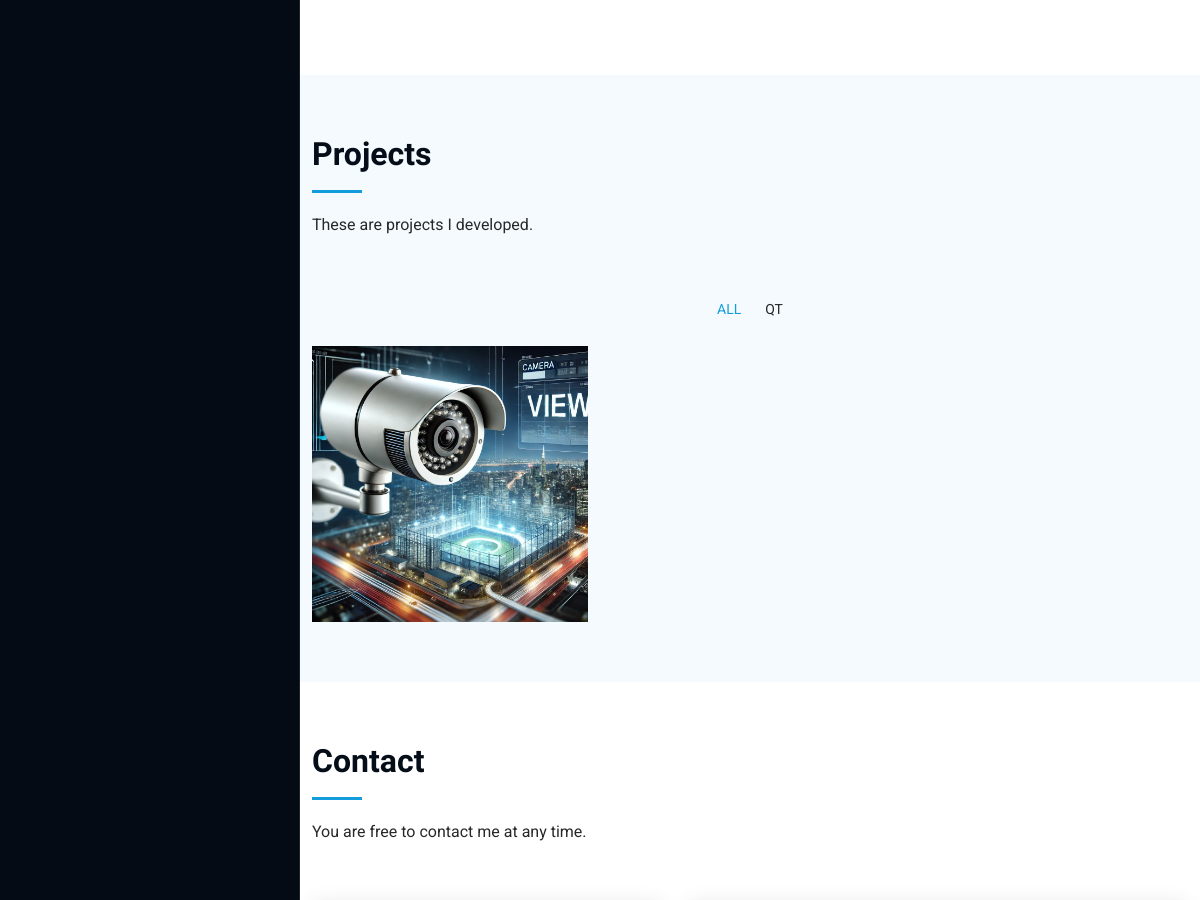
The app's page / (middle part), older data.
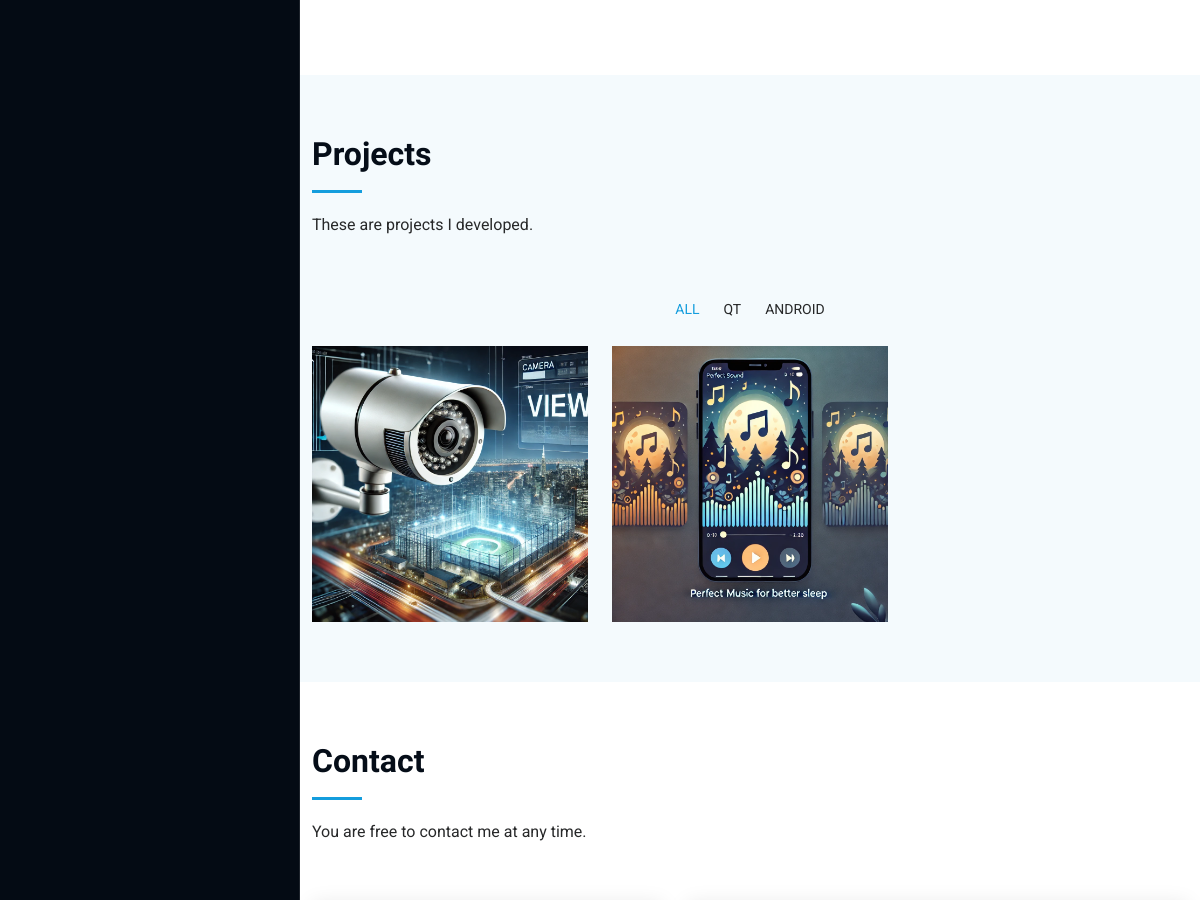
The same page, newer data.
### MainApp/models.py (models this page shows, shortened)
class Project(models.Model):
    profile = models.ForeignKey('Profile', on_delete=models.CASCADE, related_name='project', null=True)
    type = models.CharField(max_length=100, null=True)
    title = models.CharField(max_length=100)
    summary = models.TextField()
    image = models.ImageField(upload_to='profiles/')
    github_url = models.URLField()

### MainApp/views.py (the view, shortened to what this page needs)
# urls.py: path('', views.index, name = 'index'),
def index(request):
    profile = Profile.objects.all()[0]
    ipaddress = request.META['REMOTE_ADDR']
    print(ipaddress)
    logs = AccessLog.objects.filter(ipaddress=ipaddress)
    if logs:
        log = logs[0]
        log.count += 1
        log.save()
    else:
        log = AccessLog()
        log.ipaddress = ipaddress
        log.count = 1
        log.save()
    return render(request, 'main/index.html', {'profile': profile})

### MainApp/models.py (called while the page is built)
    def get_full_name(self):
        return self.first_name + " " + self.last_name

### MainApp/templatetags/main_tags.py (called while the page is built)
@register.simple_tag
def calculate_age(birthdate):
    today = datetime.today()
    age = today.year - birthdate.year
    if today.month < birthdate.month or (today.month == birthdate.month and today.day < birthdate.day):
        age -= 1
    return age

@register.simple_tag
def get_degree(profile: Profile):
    educations = profile.education.all()
    if educations:
        return educations[0].degree
    return "None"

@register.simple_tag
def get_skill_left_panel(profile: Profile):
    skills = profile.skill.all().order_by('value').reverse()
    ret = []
    if skills:
        for i in range(0, skills.count(), 2):
            ret.append(skills[i])
    return ret

@register.simple_tag
def get_skill_right_panel(profile: Profile):
    skills = profile.skill.all().order_by('value').reverse()
    ret = []
    if skills:
        for i in range(1, skills.count(), 2):
            ret.append(skills[i])
    return ret

@register.simple_tag
def get_filters(profile: Profile):
    return profile.project.values('type').distinct()

### templates/main/index.html (shortened to what this page needs)
{% extends 'base.html' %}
{% load static %}
{% load main_tags %}
{% block main %}
                    {% get_skill_left_panel profile as left_skills %}
                    {% get_skill_right_panel profile as right_skills %}
    <section id="resume" class="resume section">
        <div class="container">
            <div class="row">
                <div class="col-lg-6" data-aos="fade-up" data-aos-delay="100">
                </div>
                <div class="col-lg-6" data-aos="fade-up" data-aos-delay="200">
                </div>
            </div>
        </div>
    </section>
    <section id="my_projects" class="portfolio section light-background">
        <div class="container section-title" data-aos="fade-up">
            <h2>Projects</h2>
            <p>These are projects I developed.</p>
        </div>
        <div class="container">
            <div class="isotope-layout" data-default-filter="*" data-layout="masonry" data-sort="original-order">
                <ul class="portfolio-filters isotope-filters" data-aos="fade-up" data-aos-delay="100">
                    <li data-filter="*" class="filter-active">All</li>
                    {% get_filters profile as filters %}
                    {% for filter in filters %}
                        <li data-filter=".filter-{{ filter.type }}">{{ filter.type }}</li>
                    {% endfor %}
                </ul>
                <div class="row gy-4 isotope-container" data-aos="fade-up" data-aos-delay="200">
                    {% for proj in profile.project.all %}
                        <div class="col-lg-4 col-md-6 portfolio-item isotope-item filter-{{ proj.type }}">
                            <div class="portfolio-content h-100">
                                <img src="{% static proj.image %}" class="img-fluid" alt="">
                            </div>
                        </div>
                    {% endfor %}
                </div>
            </div>
        </div>
    </section>
    <section id="contact" class="contact section">
        <div class="container section-title" data-aos="fade-up">
            <h2>Contact</h2>
            <p>You are free to contact me at any time.</p>
        </div>
        <div class="container" data-aos="fade-up" data-aos-delay="100">
            <div class="row gy-4">
            </div>
        </div>
    </section>
{% endblock main %}

### templates/base.html (shortened to what this page needs)
{% load static %}
<!DOCTYPE html>
<html lang="en">
<head>
    <link href="{% static 'assets/vendor/bootstrap/css/bootstrap.min.css' %}" rel="stylesheet">
    <link href="{% static 'assets/vendor/bootstrap-icons/bootstrap-icons.css' %}" rel="stylesheet">
    <link href="{% static 'assets/vendor/aos/aos.css' %}" rel="stylesheet">
    <link href="{% static 'assets/vendor/glightbox/css/glightbox.min.css' %}" rel="stylesheet">
    <link href="{% static 'assets/vendor/swiper/swiper-bundle.min.css' %}" rel="stylesheet">
    <link href="{% static 'assets/css/main.css' %}" rel="stylesheet">
</head>
<body class="index-page">
<header id="header" class="header dark-background d-flex flex-column">
</header>
<main class="main">
    {% block main %}
    {% endblock main %}
</main>
</body>
</html>

### static/assets/css/main.css (style rules this page uses)
:root { --default-font: "Roboto", system-ui, -apple-system, "Segoe UI", Roboto, "Helvetica Neue", Arial, "Noto Sans", "Liberation Sans", sans-serif, "Apple Color Emoji", "Segoe UI Emoji", "Segoe UI Symbol", "Noto Color Emoji"; --heading-font: "Raleway", sans-serif; --nav-font: "Poppins", sans-serif; }
:root { --background-color: #ffffff; --default-color: #272829; --heading-color: #050d18; --accent-color: #149ddd; --surface-color: #ffffff; --contrast-color: #ffffff; }
:root { --nav-color: #a8a9b4; --nav-hover-color: #ffffff; --nav-mobile-background-color: #040b14; --nav-dropdown-background-color: #040b14; --nav-dropdown-color: #a8a9b4; --nav-dropdown-hover-color: #ffffff; }
.light-background { --background-color: #f4fafd; --surface-color: #ffffff; }
.dark-background { --background-color: #040b14; --default-color: #ffffff; --heading-color: #ffffff; --surface-color: #151f2b; --contrast-color: #ffffff; }
:root { scroll-behavior: smooth; }
body { color: var(--default-color); background-color: var(--background-color); font-family: var(--default-font); }
h1, h2, h3, h4, h5, h6 { color: var(--heading-color); font-family: var(--heading-font); }
.header { color: var(--default-color); background-color: var(--background-color); position: fixed; top: 0; left: 0; bottom: 0; padding: 0 15px; width: 300px; transition: all ease-in-out 0.3s; overflow-y: auto; z-index: 997; border-right: 1px solid color-mix(in srgb, var(--default-color), transparent 90%); }
@media (min-width: 1200px) { .header~main, .header~#footer { margin-left: 300px; } }
section, .section { color: var(--default-color); background-color: var(--background-color); padding: 60px 0; overflow: clip; }
.section-title { padding-bottom: 60px; position: relative; }
.section-title h2 { font-size: 32px; font-weight: 700; margin-bottom: 20px; padding-bottom: 20px; position: relative; }
.section-title h2:after { content: ""; position: absolute; display: block; width: 50px; height: 3px; background: var(--accent-color); left: 0; bottom: 0; }
.section-title p { margin-bottom: 0; }
.portfolio .portfolio-filters { padding: 0; margin: 0 auto 20px auto; list-style: none; text-align: center; }
.portfolio .portfolio-filters li { cursor: pointer; display: inline-block; padding: 0; font-size: 14px; font-weight: 400; margin: 0 10px; line-height: 1; text-transform: uppercase; margin-bottom: 10px; transition: all 0.3s ease-in-out; }
.portfolio .portfolio-filters li:hover, .portfolio .portfolio-filters li.filter-active { color: var(--accent-color); }
.portfolio .portfolio-filters li:first-child { margin-left: 0; }
.portfolio .portfolio-filters li:last-child { margin-right: 0; }
.portfolio .portfolio-content { position: relative; overflow: hidden; }
.portfolio .portfolio-content img { transition: 0.3s; }

Row changes from the older to the newer data that the page shows:
added Project: image (picture)
Text that changed along with them:
new list line: "ANDROID"
